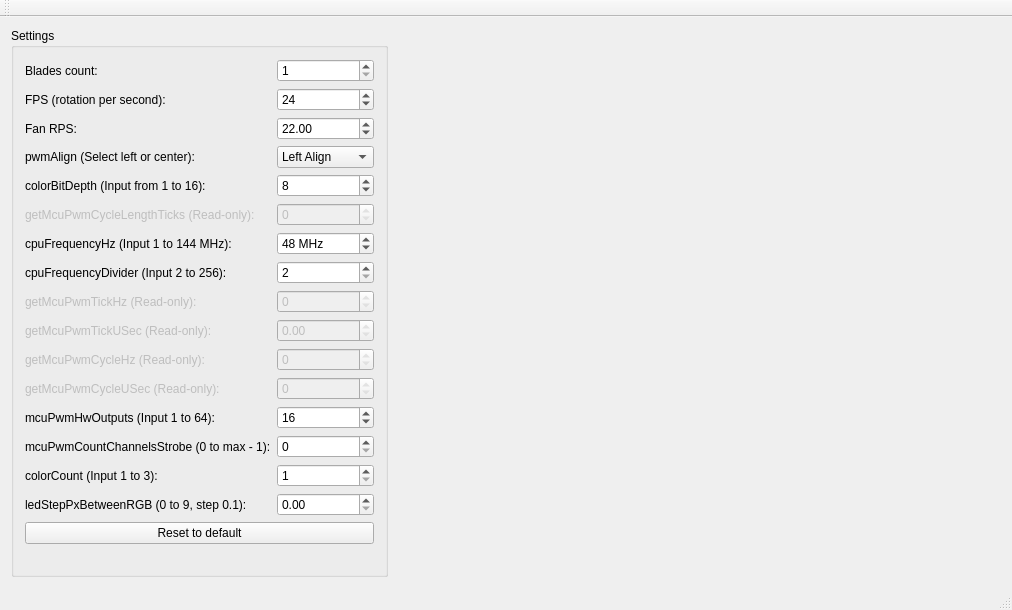
<?xml version="1.0" encoding="UTF-8"?>
<ui version="4.0">
 <class>QtFunEmulatorApplication</class>
 <widget class="QMainWindow" name="QtFunEmulatorApplication">
  <property name="geometry">
   <rect>
    <x>0</x>
    <y>0</y>
    <width>1012</width>
    <height>610</height>
   </rect>
  </property>
  <property name="windowTitle">
   <string>Fun emulator</string>
  </property>
  <widget class="QWidget" name="centralWidget">
   <property name="sizePolicy">
    <sizepolicy hsizetype="MinimumExpanding" vsizetype="Preferred">
     <horstretch>0</horstretch>
     <verstretch>0</verstretch>
    </sizepolicy>
   </property>
   <layout class="QHBoxLayout" name="horizontalLayout">
    <item>
     <widget class="QGroupBox" name="settingsGroupBox">
      <property name="sizePolicy">
       <sizepolicy hsizetype="Minimum" vsizetype="Preferred">
        <horstretch>0</horstretch>
        <verstretch>0</verstretch>
       </sizepolicy>
      </property>
      <property name="title">
       <string>Settings</string>
      </property>
      <layout class="QVBoxLayout" name="verticalLayout">
       <item>
        <layout class="QGridLayout" name="gridLayout">
         <item row="12" column="1">
          <widget class="QSpinBox" name="spinBoxPwmHwOutputs">
           <property name="minimum">
            <number>1</number>
           </property>
           <property name="maximum">
            <number>64</number>
           </property>
           <property name="value">
            <number>16</number>
           </property>
          </widget>
         </item>
         <item row="0" column="1">
          <widget class="QSpinBox" name="spinBoxBladeCount">
           <property name="enabled">
            <bool>true</bool>
           </property>
           <property name="readOnly">
            <bool>false</bool>
           </property>
           <property name="minimum">
            <number>1</number>
           </property>
           <property name="maximum">
            <number>9</number>
           </property>
          </widget>
         </item>
         <item row="15" column="1">
          <widget class="QDoubleSpinBox" name="doubleSpinBoxLedStepPx">
           <property name="minimum">
            <double>0.000000000000000</double>
           </property>
           <property name="maximum">
            <double>9.000000000000000</double>
           </property>
           <property name="singleStep">
            <double>0.100000000000000</double>
           </property>
          </widget>
         </item>
         <item row="13" column="1">
          <widget class="QSpinBox" name="spinBoxChannelsStrobe">
           <property name="minimum">
            <number>0</number>
           </property>
           <property name="maximum">
            <number>15</number>
           </property>
          </widget>
         </item>
         <item row="9" column="0">
          <widget class="QLabel" name="label_pwmTickUSec">
           <property name="enabled">
            <bool>false</bool>
           </property>
           <property name="text">
            <string>getMcuPwmTickUSec (Read-only):</string>
           </property>
          </widget>
         </item>
         <item row="11" column="0">
          <widget class="QLabel" name="label_pwmCycleUSec">
           <property name="enabled">
            <bool>false</bool>
           </property>
           <property name="text">
            <string>getMcuPwmCycleUSec (Read-only):</string>
           </property>
          </widget>
         </item>
         <item row="4" column="0">
          <widget class="QLabel" name="label_colorBitDepth">
           <property name="text">
            <string>colorBitDepth (Input from 1 to 16):</string>
           </property>
          </widget>
         </item>
         <item row="5" column="0">
          <widget class="QLabel" name="label_getMcuPwmCycleLengthTicks">
           <property name="enabled">
            <bool>false</bool>
           </property>
           <property name="text">
            <string>getMcuPwmCycleLengthTicks (Read-only):</string>
           </property>
          </widget>
         </item>
         <item row="14" column="1">
          <widget class="QSpinBox" name="spinBoxColorCount">
           <property name="minimum">
            <number>1</number>
           </property>
           <property name="maximum">
            <number>3</number>
           </property>
          </widget>
         </item>
         <item row="3" column="0">
          <widget class="QLabel" name="label_pwmAlign">
           <property name="text">
            <string>pwmAlign (Select left or center):</string>
           </property>
          </widget>
         </item>
         <item row="5" column="1">
          <widget class="QSpinBox" name="lineEditCycleLengthTicks">
           <property name="enabled">
            <bool>false</bool>
           </property>
           <property name="readOnly">
            <bool>true</bool>
           </property>
           <property name="maximum">
            <number>999999</number>
           </property>
          </widget>
         </item>
         <item row="13" column="0">
          <widget class="QLabel" name="label_channelsStrobe">
           <property name="text">
            <string>mcuPwmCountChannelsStrobe (0 to max - 1):</string>
           </property>
          </widget>
         </item>
         <item row="7" column="1">
          <widget class="QSpinBox" name="spinBoxCpuFrequencyDivider">
           <property name="minimum">
            <number>2</number>
           </property>
           <property name="maximum">
            <number>256</number>
           </property>
           <property name="value">
            <number>2</number>
           </property>
          </widget>
         </item>
         <item row="10" column="1">
          <widget class="QSpinBox" name="lineEditPwmCycleHz">
           <property name="enabled">
            <bool>false</bool>
           </property>
           <property name="readOnly">
            <bool>true</bool>
           </property>
           <property name="maximum">
            <number>999999</number>
           </property>
          </widget>
         </item>
         <item row="8" column="0">
          <widget class="QLabel" name="label_pwmTickHz">
           <property name="enabled">
            <bool>false</bool>
           </property>
           <property name="text">
            <string>getMcuPwmTickHz (Read-only):</string>
           </property>
          </widget>
         </item>
         <item row="1" column="1">
          <widget class="QSpinBox" name="spinBoxFps">
           <property name="minimum">
            <number>1</number>
           </property>
           <property name="maximum">
            <number>999</number>
           </property>
           <property name="value">
            <number>24</number>
           </property>
          </widget>
         </item>
         <item row="12" column="0">
          <widget class="QLabel" name="label_pwmHwOutputs">
           <property name="text">
            <string>mcuPwmHwOutputs (Input 1 to 64):</string>
           </property>
          </widget>
         </item>
         <item row="8" column="1">
          <widget class="QSpinBox" name="lineEditPwmTickHz">
           <property name="enabled">
            <bool>false</bool>
           </property>
           <property name="readOnly">
            <bool>true</bool>
           </property>
           <property name="maximum">
            <number>99999999</number>
           </property>
          </widget>
         </item>
         <item row="9" column="1">
          <widget class="QDoubleSpinBox" name="lineEditPwmTickUSec">
           <property name="enabled">
            <bool>false</bool>
           </property>
           <property name="readOnly">
            <bool>true</bool>
           </property>
           <property name="maximum">
            <double>999999.000000000000000</double>
           </property>
          </widget>
         </item>
         <item row="3" column="1">
          <widget class="QComboBox" name="comboBoxPwmAlign">
           <item>
            <property name="text">
             <string>Left Align</string>
            </property>
           </item>
           <item>
            <property name="text">
             <string>Center Align</string>
            </property>
           </item>
          </widget>
         </item>
         <item row="11" column="1">
          <widget class="QSpinBox" name="lineEditPwmCycleUSec">
           <property name="enabled">
            <bool>false</bool>
           </property>
           <property name="readOnly">
            <bool>true</bool>
           </property>
           <property name="maximum">
            <number>999999</number>
           </property>
          </widget>
         </item>
         <item row="1" column="0">
          <widget class="QLabel" name="label_4">
           <property name="text">
            <string>FPS (rotation per second):</string>
           </property>
          </widget>
         </item>
         <item row="14" column="0">
          <widget class="QLabel" name="label_colorCount">
           <property name="text">
            <string>colorCount (Input 1 to 3):</string>
           </property>
          </widget>
         </item>
         <item row="15" column="0">
          <widget class="QLabel" name="label_ledStepPx">
           <property name="text">
            <string>ledStepPxBetweenRGB (0 to 9, step 0.1):</string>
           </property>
          </widget>
         </item>
         <item row="10" column="0">
          <widget class="QLabel" name="label_pwmCycleHz">
           <property name="enabled">
            <bool>false</bool>
           </property>
           <property name="text">
            <string>getMcuPwmCycleHz (Read-only):</string>
           </property>
          </widget>
         </item>
         <item row="6" column="1">
          <widget class="QSpinBox" name="spinBoxCpuFrequencyHz">
           <property name="suffix">
            <string> MHz</string>
           </property>
           <property name="minimum">
            <number>1</number>
           </property>
           <property name="maximum">
            <number>144</number>
           </property>
           <property name="value">
            <number>48</number>
           </property>
          </widget>
         </item>
         <item row="0" column="0">
          <widget class="QLabel" name="label_2">
           <property name="sizePolicy">
            <sizepolicy hsizetype="Minimum" vsizetype="Preferred">
             <horstretch>0</horstretch>
             <verstretch>0</verstretch>
            </sizepolicy>
           </property>
           <property name="text">
            <string>Blades count:</string>
           </property>
          </widget>
         </item>
         <item row="4" column="1">
          <widget class="QSpinBox" name="spinBoxColorBitDepth">
           <property name="minimum">
            <number>1</number>
           </property>
           <property name="maximum">
            <number>16</number>
           </property>
           <property name="value">
            <number>8</number>
           </property>
          </widget>
         </item>
         <item row="7" column="0">
          <widget class="QLabel" name="label_cpuFrequencyDivider">
           <property name="text">
            <string>cpuFrequencyDivider (Input 2 to 256):</string>
           </property>
          </widget>
         </item>
         <item row="6" column="0">
          <widget class="QLabel" name="label_cpuFrequencyHz">
           <property name="text">
            <string>cpuFrequencyHz (Input 1 to 144 MHz):</string>
           </property>
          </widget>
         </item>
         <item row="2" column="0">
          <widget class="QLabel" name="labelFanRps">
           <property name="text">
            <string>Fan RPS:</string>
           </property>
          </widget>
         </item>
         <item row="2" column="1">
          <widget class="QDoubleSpinBox" name="spinBoxFanRps">
           <property name="singleStep">
            <double>0.100000000000000</double>
           </property>
           <property name="value">
            <double>22.000000000000000</double>
           </property>
          </widget>
         </item>
        </layout>
       </item>
       <item>
        <widget class="QPushButton" name="resetToDefaultButton">
         <property name="text">
          <string>Reset to default</string>
         </property>
        </widget>
       </item>
       <item>
        <spacer name="verticalSpacer">
         <property name="orientation">
          <enum>Qt::Orientation::Vertical</enum>
         </property>
         <property name="sizeHint" stdset="0">
          <size>
           <width>20</width>
           <height>40</height>
          </size>
         </property>
        </spacer>
       </item>
      </layout>
     </widget>
    </item>
    <item>
     <widget class="DisplayFrame" name="bufferDataWidget" native="true">
      <property name="sizePolicy">
       <sizepolicy hsizetype="Expanding" vsizetype="Preferred">
        <horstretch>0</horstretch>
        <verstretch>0</verstretch>
       </sizepolicy>
      </property>
      <property name="minimumSize">
       <size>
        <width>200</width>
        <height>200</height>
       </size>
      </property>
     </widget>
    </item>
   </layout>
   <zorder>bufferDataWidget</zorder>
   <zorder>settingsGroupBox</zorder>
  </widget>
  <widget class="QToolBar" name="mainToolBar">
   <attribute name="toolBarArea">
    <enum>TopToolBarArea</enum>
   </attribute>
   <attribute name="toolBarBreak">
    <bool>false</bool>
   </attribute>
  </widget>
  <widget class="QStatusBar" name="statusBar"/>
 </widget>
 <layoutdefault spacing="6" margin="11"/>
 <customwidgets>
  <customwidget>
   <class>DisplayFrame</class>
   <extends>QWidget</extends>
   <header>displayframe.h</header>
   <container>1</container>
  </customwidget>
 </customwidgets>
 <resources>
  <include location="funEmulator.qrc"/>
 </resources>
 <connections/>
</ui>
